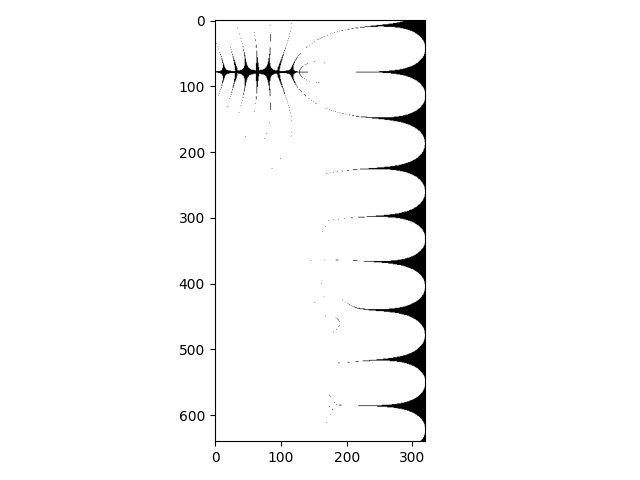

Write Python code to recreate this figure.
#
#
#
# RZ function visualized
# This version is incorrect. The y-axis is inverted and axes are wrong.
#
#
#

import Helper as help
import matplotlib.pyplot as plt
import math
import numpy as np
from mpmath import *
    
c1 = help.ComplexMatrix(-10, 10, -5, 35, pixel_density=16)
print("c1: " + str(c1.shape)) # 640,320

c2 = np.array(c1, copy=False, dtype=bool)
print("c2: " + str(c2.shape))

for idx, x in np.ndenumerate(c1):
    z = zeta(x)
    pure = help.IsPure(z)
    c2[idx] = pure
    print(idx, x, z, pure)

plt.imshow(c2, cmap="binary")
plt.gca().set_aspect("equal")
#plt.xlim([-10,10])
#plt.ylim([-5,35])
plt.tight_layout()

plt.savefig("Experiment15.png")
plt.show()


